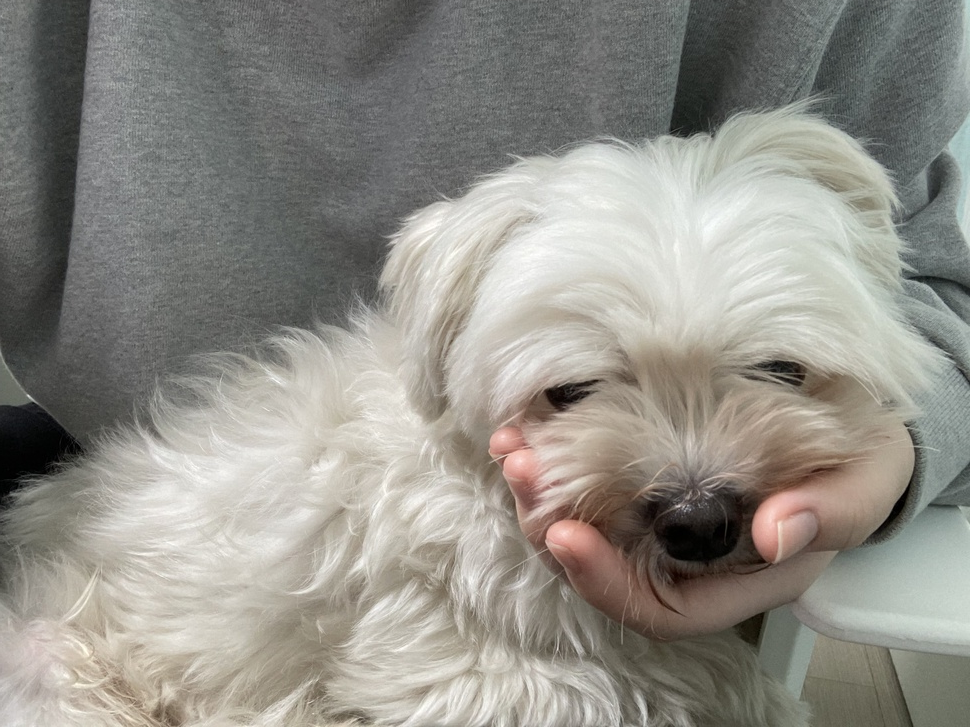
#> input picture Lee Hyewon/images/sample.jpeg, 970 x 727 px, shrunk from 3088 x 2316 before the run
$ python -i filters.py   (imports and definitions only)
#> lines starting #> are read from the running program, lines starting #| are printed output that depends on the picture; after the words box and inside, x2 and y2 are one past the last pixel; in counts of white or black regions, pixels touching at a corner belong together
#> further down, picture is the input picture: shape (727, 970, 3); mean B, G, R 136.1, 143.1, 145.3
import cv2
import numpy as np

def to_gray(img):
    """흑백 필터"""
    return cv2.cvtColor(img, cv2.COLOR_BGR2GRAY)

def blur(img, k=7):
    """블러 필터"""
    return cv2.GaussianBlur(img, (k, k), 0)

def edge(img):
    """엣지(윤곽선) 필터"""
    gray = cv2.cvtColor(img, cv2.COLOR_BGR2GRAY)
    return cv2.Canny(gray, 100, 200)

def cartoon(img):
    """간단 카툰 필터"""
    gray = cv2.cvtColor(img, cv2.COLOR_BGR2GRAY)
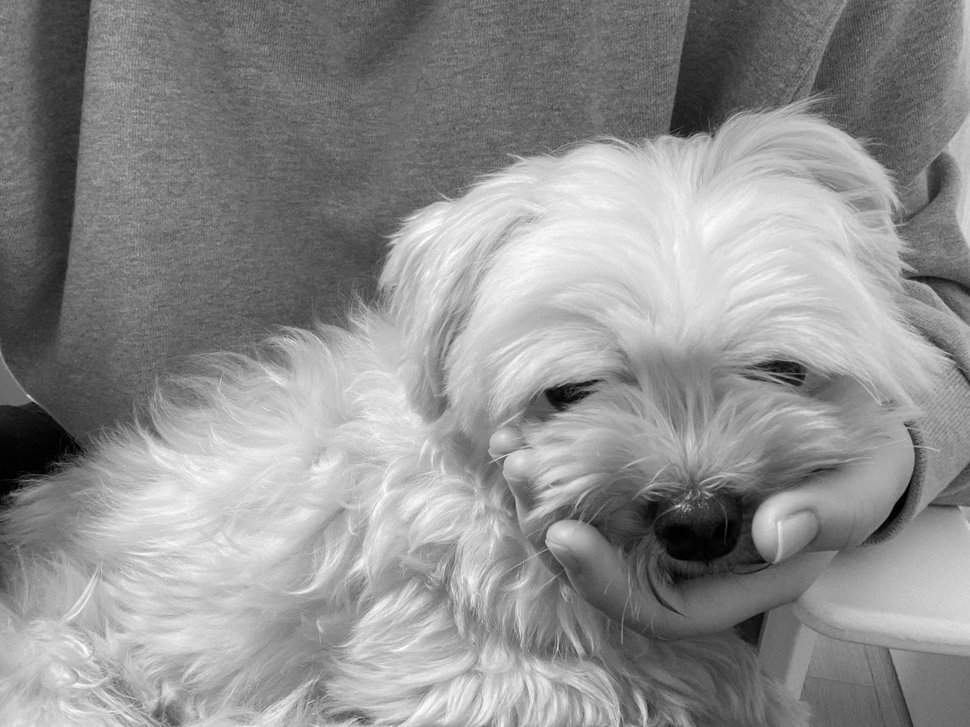
#> gray: shape (727, 970); min 0, max 255, mean 143
    gray = cv2.medianBlur(gray, 7)
    edges = cv2.adaptiveThreshold(
        gray, 255,
        cv2.ADAPTIVE_THRESH_MEAN_C,
        cv2.THRESH_BINARY,
        9, 10
    )
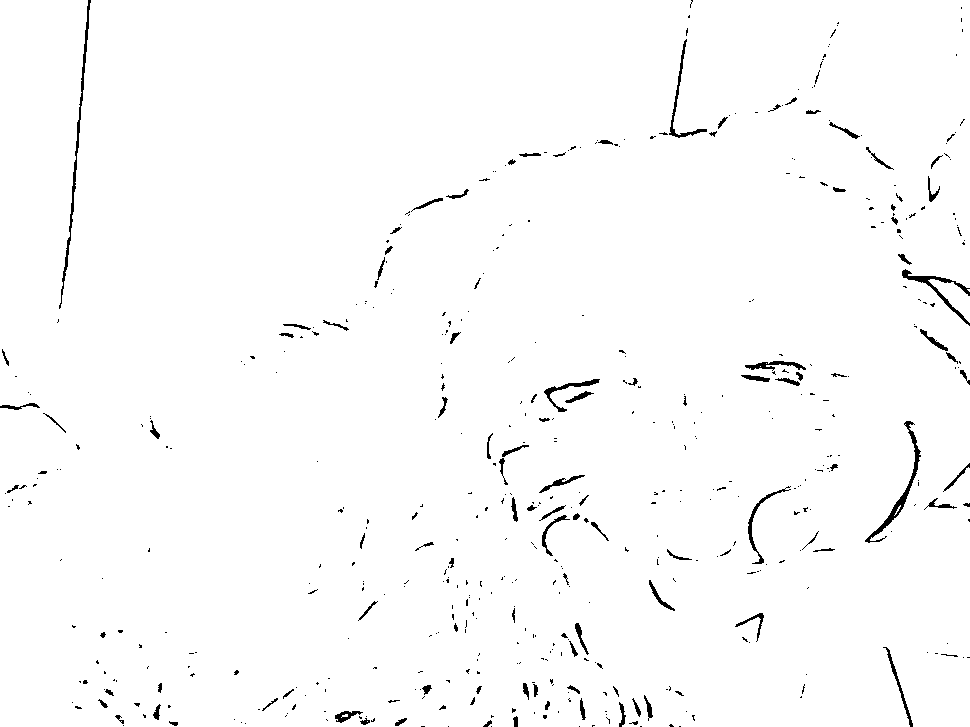
#> edges: shape (727, 970); 98.5% white; 514 black regions (400 under 20 px), largest, box (x1, y1, x2, y2) and area: (59, 0, 91, 309) 754, (865, 421, 921, 543) 682, (902, 269, 970, 326) 527
    color = cv2.bilateralFilter(img, 9, 250, 250)
    cartoon_img = cv2.bitwise_and(color, color, mask=edges)
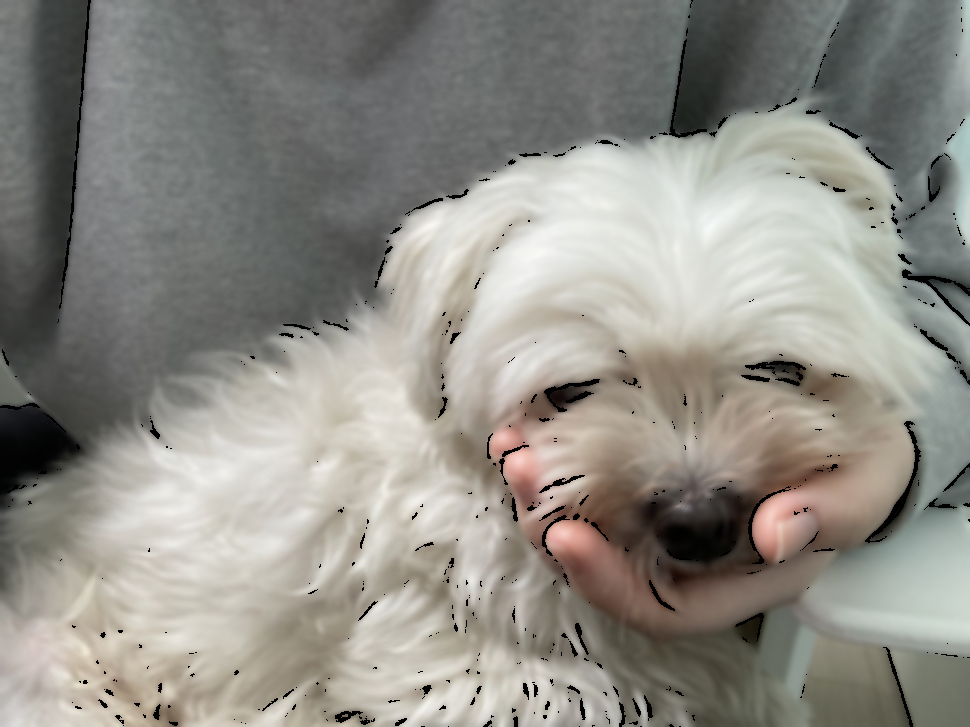
#> cartoon_img: shape (727, 970, 3); mean B, G, R 134.7, 141.6, 143.7
    return cartoon_img

>>> import cv2
>>> picture = cv2.imread('images/sample.jpeg')
>>> result = cartoon(picture)
